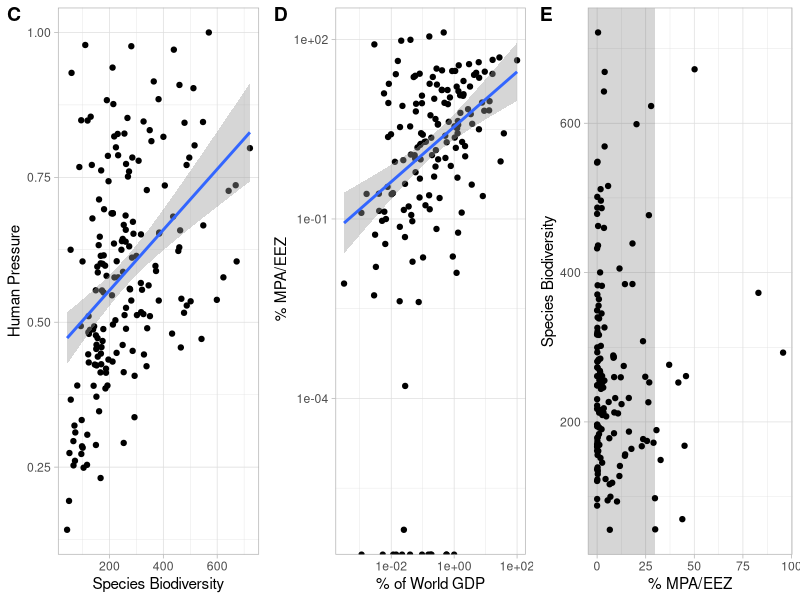
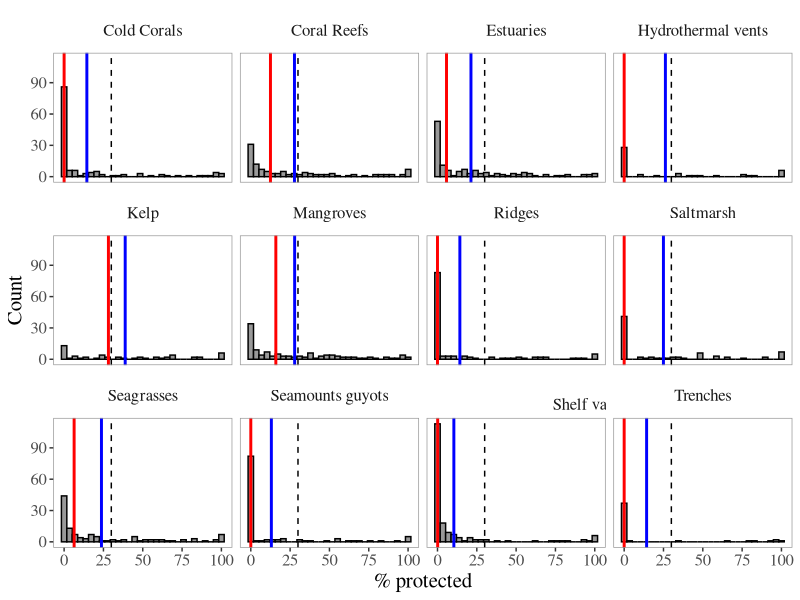

Write R code to recreate these figures, in order.
## ---- chunk 1
knitr::opts_chunk$set(
	echo = TRUE,
	message = FALSE,
	warning = FALSE
)
## ---- chunk 2

library(dplyr)
library(ggplot2)
library(readr)
library(cowplot)
library(ggthemes)
library(broom)
library(knitr)

## ---- chunk 3

# Loading pressure data

pressures <- read_csv("data/pressures_gdp_biodiversity.csv")

# Figure XXC

pC <- pressures %>% 
      select(country, eez_area, mpa, pressures_spp, biodiversity_points) %>% 
      na.omit() %>% 
      mutate(pressures_spp = pressures_spp/max(pressures_spp)) %>% 
      ggplot(aes(x=biodiversity_points, y=pressures_spp)) +
      geom_point() +
      geom_smooth(method='lm',formula=y~x) +
      theme_light() +
      labs(x="Species Biodiversity", y="Human Pressure")

# Figure XXD

pD <- pressures %>% 
        select(country, eez_area, mpa, gdp_tot) %>% 
        na.omit() %>% 
        mutate(percent_GDP = (gdp_tot/max(gdp_tot))*100) %>% 
        mutate(percent_MPA = (mpa/eez_area)*100) %>% 
        ggplot(aes(x=percent_GDP, y=percent_MPA)) +
        scale_y_continuous(trans = "log10") +  # data transformation in base 10 logarithm
        scale_x_continuous(trans = 'log10') +  # data transformation in base 10 logarithm
        geom_point() +
        geom_smooth(method='lm',formula=y~x) +
        theme_light() +
        labs(x="% of World GDP", y=" % MPA/EEZ") 

# Figure XXE

# here we create a target polygon to be used as a reference in the graph
target <- data.frame(x=c(-Inf,-Inf,30, 30), y=c(-Inf,Inf ,Inf, -Inf), t=c('b', 'b', 'b','b')) 

pE <- pressures %>% 
   select(country, eez_area, mpa, gdp_tot, biodiversity_points) %>% 
   na.omit() %>%
   mutate(percent_MPA = (mpa/eez_area)*100) %>% 
   ggplot(aes(x=percent_MPA, y=biodiversity_points)) +
   geom_polygon(data=target, mapping=aes(x=x, y=y, group=t), alpha=0.2) +
   geom_point() +
   theme_light() +
   labs(x="% MPA/EEZ", y="Species Biodiversity")


# this function creates a panel with all the plots created above
plot_grid(pC, pD, pE, labels=c("C", "D", "E"), nrow = 1)

## ---- chunk 4
kable(tidy(lm(pressures_spp~biodiversity_points, data=pressures)))
## ---- chunk 5
pressures2 <- pressures %>% 
        select(country, eez_area, mpa, gdp_tot) %>% 
        na.omit() %>% 
        mutate(percent_GDP = (gdp_tot/max(gdp_tot))*100) %>% 
        mutate(percent_MPA = (mpa/eez_area)*100) 

kable(tidy(lm(percent_MPA ~ percent_GDP, data=pressures2)))
## ---- chunk 6
pressures3 <- pressures %>% 
        select(country, eez_area, mpa, gdp_tot, biodiversity_points) %>% 
        na.omit() %>%
        mutate(percent_MPA = (mpa/eez_area)*100) 

kable(tidy(lm(biodiversity_points ~ percent_MPA, data=pressures3)))

## ---- chunk 7
protected_areas <- read_csv("data/habitat_protected.csv")

protected_areas %>%
        filter(habitat_area > 0) %>% 
        mutate(pp = (protected/habitat_area)*100) %>% 
        mutate(pp_to_EEZ = (protected/eez_area)*100) %>% 
        mutate(relative_to_EEZ = (habitat_area/eez_area)*100) %>% 
        group_by(habitat) %>% 
        mutate(world_hab_habitat_area = sum(habitat_area)) %>% 
        ungroup() %>% 
        mutate(relative_habitat_area_to_world = ((habitat_area/world_hab_habitat_area)*100)) %>% 
        mutate_if(is.numeric, round, digits = 2) %>% 
        select(habitat, country, pp) %>% 
        group_by(habitat) %>% 
        mutate(mean_pp = mean(pp), 
               median_pp = median(pp)) %>% 
        ungroup() %>% 
        mutate(habitat = factor(.$habitat, labels=c("Cold Corals", 
                                                    "Coral Reefs",
                                                    "Estuaries", 
                                                    "Hydrothermal vents",
                                                    "Kelp", 
                                                    "Mangroves", 
                                                    "Ridges",
                                                    "Saltmarsh", 
                                                    "Seagrasses",
                                                    "Seamounts guyots", "
                                                    Shelf valley canyons",
                                                    "Trenches"))) %>% 
        ggplot(aes(x=pp))+
        geom_histogram(fill="grey60", col="black")+
        geom_vline(aes(xintercept=mean_pp), col="blue", size=1)+
        geom_vline(aes(xintercept=median_pp), col="red", size=1)+
        geom_vline(aes(xintercept=30), col="black", linetype="dashed")+
        labs(x= "% protected", y="Count")+
        facet_wrap(~habitat)+
        theme_tufte()+
        theme(text = element_text(size = 15),
              panel.border = element_rect(fill = NA, colour = "grey60"))

